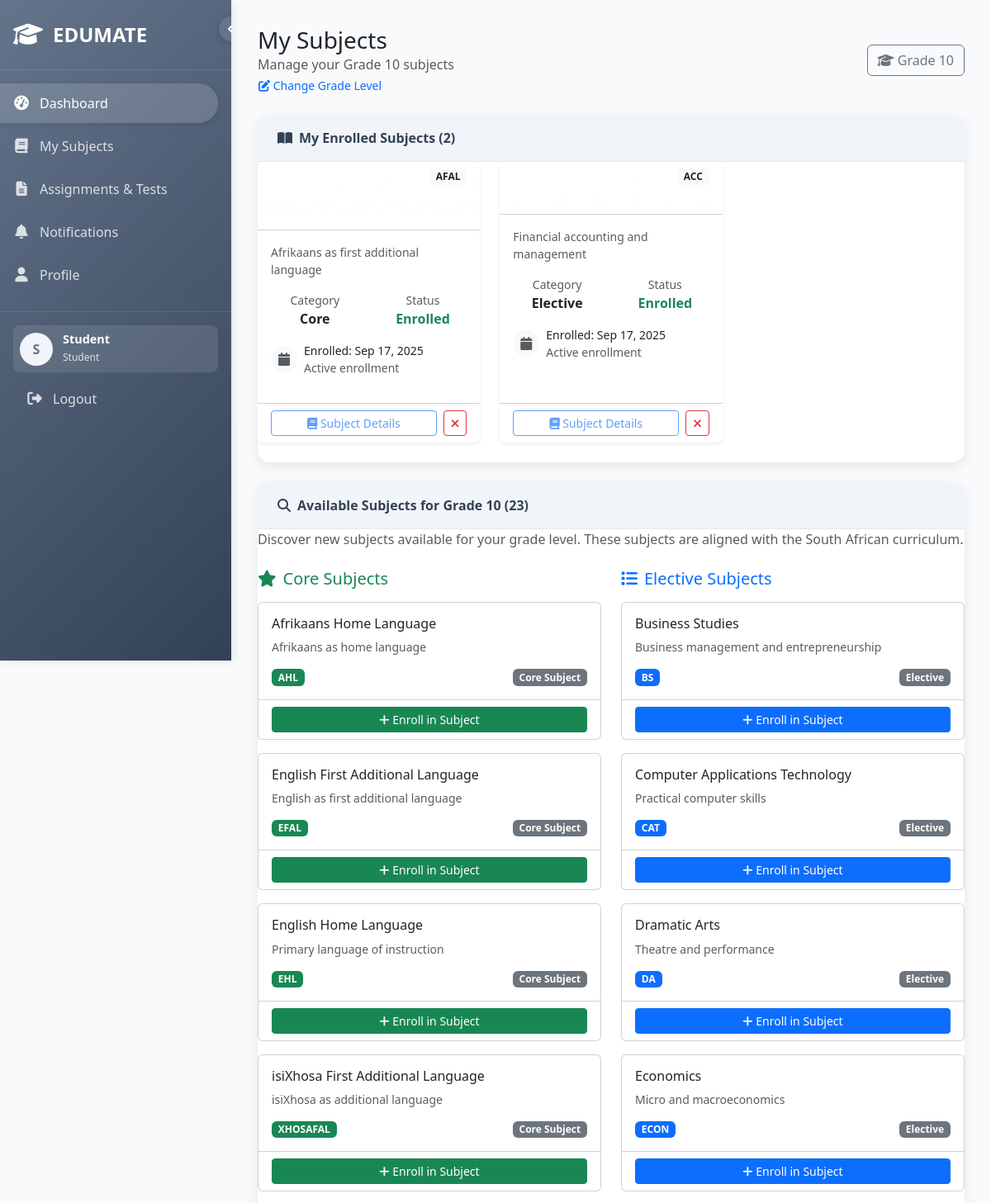
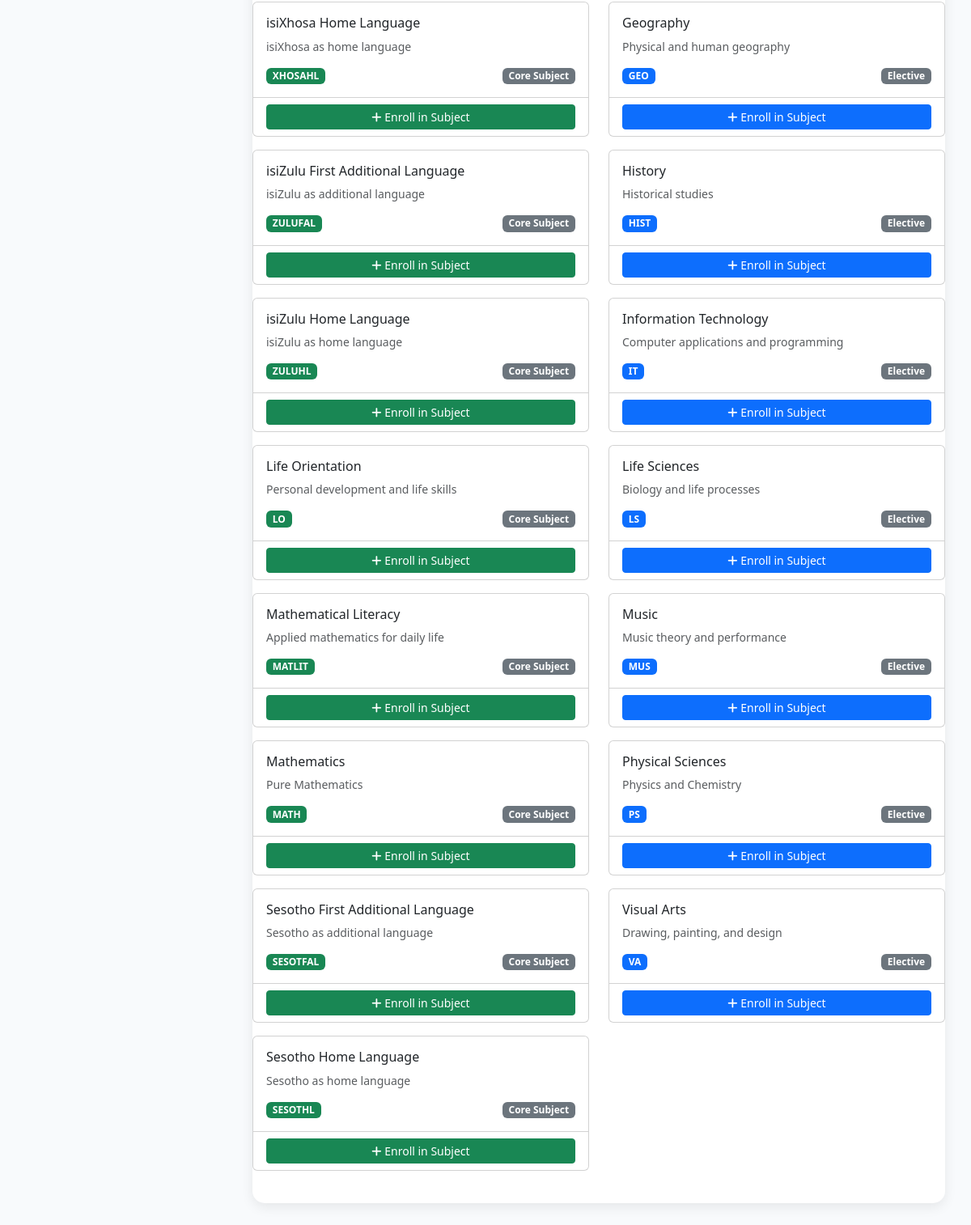
The app's page /student_dashboard/student_dashboard.php (signed in) with its own data (2 pictures, top to bottom).
### tables this page shows
CREATE TABLE `users` (
  `id` int(11) NOT NULL,
  `username` varchar(50) NOT NULL,
  `email` varchar(100) NOT NULL,
  `password` varchar(255) NOT NULL,
  `user_type` enum('student','teacher') NOT NULL,
  `grade` int(2) DEFAULT NULL,
  `accessibility_needs` longtext DEFAULT NULL CHECK (json_valid(`accessibility_needs`)),
  `profile_picture` varchar(255) DEFAULT NULL,
  `full_name` varchar(100) DEFAULT NULL,
  `created_at` timestamp NOT NULL DEFAULT current_timestamp(),
  `last_login` timestamp NULL DEFAULT NULL
);

CREATE TABLE `subject_enrollments` (
  `id` int(11) NOT NULL,
  `student_id` int(11) NOT NULL,
  `subject_id` int(11) NOT NULL,
  `grade_at_enrollment` int(11) NOT NULL,
  `status` enum('active','dropped','completed') DEFAULT 'active',
  `enrollment_date` timestamp NOT NULL DEFAULT current_timestamp(),
  `dropped_date` timestamp NULL DEFAULT NULL,
  `created_at` timestamp NOT NULL DEFAULT current_timestamp(),
  `updated_at` timestamp NOT NULL DEFAULT current_timestamp() ON UPDATE current_timestamp()
);

CREATE TABLE `subjects` (
  `id` int(11) NOT NULL,
  `subject_name` varchar(100) NOT NULL,
  `subject_code` varchar(10) NOT NULL,
  `category` enum('core','elective','practical') NOT NULL DEFAULT 'core',
  `applicable_grades` longtext NOT NULL CHECK (json_valid(`applicable_grades`)),
  `description` text DEFAULT NULL,
  `is_active` tinyint(1) DEFAULT 1,
  `created_at` timestamp NOT NULL DEFAULT current_timestamp()
);

### student_dashboard/student_dashboard.php (the view, shortened to what this page needs)
<?php
require_once '../config/database.php';
$student_id = $_SESSION['user_id'];
include '../includes/student_header.php';
$stmt = $pdo->prepare("SELECT grade FROM users WHERE id = ?");
$stmt->execute([$student_id]);
$student_data = $stmt->fetch(PDO::FETCH_ASSOC);
$student_grade = $student_data ? $student_data['grade'] : null;
$enrolled_subjects = [];
if ($student_grade) {
    $stmt = $pdo->prepare("SELECT s.*, se.enrollment_date, se.grade_at_enrollment
                           FROM subjects s
                           JOIN subject_enrollments se ON s.id = se.subject_id
                           WHERE se.student_id = ? AND se.status = 'active' AND s.is_active = 1
                           ORDER BY s.category, s.subject_name");
    $stmt->execute([$student_id]);
    $enrolled_subjects = $stmt->fetchAll(PDO::FETCH_ASSOC);
}
$available_subjects = [];
if ($student_grade) {
    $stmt = $pdo->prepare("SELECT s.*
                          FROM subjects s
                          WHERE JSON_CONTAINS(s.applicable_grades, ?) AND s.is_active = 1
                          AND s.id NOT IN (
                              SELECT subject_id FROM subject_enrollments
                              WHERE student_id = ? AND status = 'active'
                          )
                          ORDER BY s.category, s.subject_name");
    $stmt->execute([json_encode((int)$student_grade), $student_id]);
    $available_subjects = $stmt->fetchAll(PDO::FETCH_ASSOC);
}
?>
<div class="d-flex justify-content-between align-items-center mb-4">
    <div>
        <h1 class="h3 mb-0">My Subjects</h1>
        <p class="text-muted mb-0">
            <?php if ($student_grade): ?>
                Manage your Grade <?php echo $student_grade; ?> subjects
                <br>
                <button class="btn btn-link btn-sm p-0 text-decoration-none" onclick="openGradeSelection()">
                    <i class="fas fa-edit"></i> Change Grade Level
                </button>
            <?php endif; ?>
        </p>
    </div>
    <?php if ($student_grade): ?>
    <div class="d-flex gap-2">
        <button class="btn btn-outline-secondary" onclick="openGradeSelection()" title="Change Grade Level">
            <i class="fas fa-graduation-cap"></i> Grade <?php echo $student_grade; ?>
        </button>
    </div>
    <?php endif; ?>
</div>
<?php if (!$student_grade): ?>
<div class="content-card">
    <div class="card-body text-center py-5">
        <i class="fas fa-graduation-cap text-primary mb-3" style="font-size: 4rem; opacity: 0.5;"></i>
        <h4>Welcome to EDUMATE Subjects</h4>
        <p class="text-muted mb-4">To access subjects tailored for your grade level, please set your grade first.</p>
        <button class="btn btn-primary btn-lg" onclick="openGradeSelection()">
            <i class="fas fa-graduation-cap"></i> Set My Grade
        </button>
    </div>
</div>
<?php else: ?>
<div class="content-card mb-4">
    <div class="card-header-custom">
        <i class="fas fa-book-open me-2"></i>My Enrolled Subjects (<?php echo count($enrolled_subjects); ?>)
    </div>
    <div class="card-body">
        <?php if (empty($enrolled_subjects)): ?>
            <div class="text-center py-5">
                <i class="fas fa-book text-muted mb-3" style="font-size: 4rem; opacity: 0.3;"></i>
                <h5>No Enrolled Subjects</h5>
                <p class="text-muted mb-4">You haven't enrolled in any subjects yet. Browse available subjects below to start your learning journey!</p>
            </div>
        <?php else: ?>
            <div class="row">
                <?php foreach ($enrolled_subjects as $subject): ?>
                <div class="col-lg-4 col-md-6 mb-4">
                    <div class="card h-100 border-0 shadow-sm">
                        <div class="card-header bg-gradient" style="background: linear-gradient(135deg,
                            <?php
                            if ($subject['category'] === 'core') echo 'var(--success-color), var(--success-light)';
                            elseif ($subject['category'] === 'elective') echo 'var(--primary-color), var(--primary-light)';
                            else echo 'var(--warning-color), var(--warning-light)';
                            ?>);">
                            <div class="d-flex justify-content-between align-items-start">
                                <div>
                                    <h6 class="text-white mb-1"><?php echo htmlspecialchars($subject['subject_name']); ?></h6>
                                    <small class="text-white-50">Grade <?php echo $subject['grade_at_enrollment']; ?></small>
                                </div>
                                <span class="badge bg-light text-dark"><?php echo htmlspecialchars($subject['subject_code']); ?></span>
                            </div>
                        </div>
                        <div class="card-body">
                            <p class="card-text text-muted small mb-3">
                                <?php echo htmlspecialchars(substr($subject['description'] ?? 'No description available.', 0, 120)); ?>
                            </p>
                            <div class="row text-center mb-3">
                                <div class="col-6">
                                    <div class="small text-muted">Category</div>
                                    <div class="fw-bold text-capitalize">
                                        <?php echo htmlspecialchars($subject['category']); ?>
                                    </div>
                                </div>
                                <div class="col-6">
                                    <div class="small text-muted">Status</div>
                                    <div class="fw-bold text-success">Enrolled</div>
                                </div>
                            </div>
                            <div class="d-flex align-items-center mb-3">
                                <div class="bg-light rounded-circle d-flex align-items-center justify-content-center me-2"
                                     style="width: 32px; height: 32px;">
                                    <i class="fas fa-calendar text-muted"></i>
                                </div>
                                <div class="flex-grow-1">
                                    <div class="small fw-medium">
                                        Enrolled: <?php echo date('M j, Y', strtotime($subject['enrollment_date'])); ?>
                                    </div>
                                    <div class="small text-muted">
                                        Active enrollment
                                    </div>
                                </div>
                            </div>
                        </div>
                        <div class="card-footer bg-transparent">
                            <div class="d-flex gap-2">
                                <button class="btn btn-outline-primary btn-sm flex-grow-1" disabled>
                                    <i class="fas fa-book"></i> Subject Details
                                </button>
                                <button class="btn btn-outline-danger btn-sm"
                                        onclick="confirmUnenrollSubject(<?php echo $subject['id']; ?>, '<?php echo htmlspecialchars($subject['subject_name'], ENT_QUOTES); ?>')">
                                    <i class="fas fa-times"></i>
                                </button>
                            </div>
                        </div>
                    </div>
                </div>
                <?php endforeach; ?>
            </div>
        <?php endif; ?>
    </div>
</div>
<?php if (!empty($available_subjects)): ?>
<div class="content-card mb-4">
    <div class="card-header-custom">
        <i class="fas fa-search me-2"></i>Available Subjects for Grade <?php echo $student_grade; ?> (<?php echo count($available_subjects); ?>)
    </div>
    <div class="card-body">
        <p class="text-muted mb-4">
            Discover new subjects available for your grade level. These subjects are aligned with the South African curriculum.
        </p>
        <div class="row">
            <?php
            $core_subjects = array_filter($available_subjects, function($s) { return $s['category'] === 'core'; });
            $elective_subjects = array_filter($available_subjects, function($s) { return $s['category'] === 'elective'; });
            ?>
            <?php if (!empty($core_subjects)): ?>
            <div class="col-md-6 mb-4">
                <h5 class="text-success mb-3"><i class="fas fa-star me-2"></i>Core Subjects</h5>
                <div class="row">
                    <?php foreach ($core_subjects as $subject): ?>
                    <div class="col-12 mb-3">
                        <div class="card h-100">
                            <div class="card-body">
                                <h6 class="card-title"><?php echo htmlspecialchars($subject['subject_name']); ?></h6>
                                <p class="card-text small text-muted"><?php echo htmlspecialchars($subject['description']); ?></p>
                                <div class="d-flex justify-content-between align-items-center">
                                    <span class="badge bg-success"><?php echo htmlspecialchars($subject['subject_code']); ?></span>
                                    <span class="badge bg-secondary">Core Subject</span>
                                </div>
                            </div>
                            <div class="card-footer bg-transparent">
                                <form method="POST" class="d-inline">
                                    <button type="submit" class="btn btn-success btn-sm w-100">
                                        <i class="fas fa-plus"></i> Enroll in Subject
                                    </button>
                                </form>
                            </div>
                        </div>
                    </div>
                    <?php endforeach; ?>
                </div>
            </div>
            <?php endif; ?>
            <?php if (!empty($elective_subjects)): ?>
            <div class="col-md-6 mb-4">
                <h5 class="text-primary mb-3"><i class="fas fa-list me-2"></i>Elective Subjects</h5>
                <div class="row">
                    <?php foreach ($elective_subjects as $subject): ?>
                    <div class="col-12 mb-3">
                        <div class="card h-100">
                            <div class="card-body">
                                <h6 class="card-title"><?php echo htmlspecialchars($subject['subject_name']); ?></h6>
                                <p class="card-text small text-muted"><?php echo htmlspecialchars($subject['description']); ?></p>
                                <div class="d-flex justify-content-between align-items-center">
                                    <span class="badge bg-primary"><?php echo htmlspecialchars($subject['subject_code']); ?></span>
                                    <span class="badge bg-secondary">Elective</span>
                                </div>
                            </div>
                            <div class="card-footer bg-transparent">
                                <form method="POST" class="d-inline">
                                    <button type="submit" class="btn btn-primary btn-sm w-100">
                                        <i class="fas fa-plus"></i> Enroll in Subject
                                    </button>
                                </form>
                            </div>
                        </div>
                    </div>
                    <?php endforeach; ?>
                </div>
            </div>
            <?php endif; ?>
        </div>
    </div>
</div>
<?php endif; ?>
<?php endif; ?>
<?php
include '../includes/student_footer.php';
?>

### records on screen
users: grade "10"
subject_enrollments: subject.subject_code "AFAL", subject.description "Afrikaans as first additional language", subject.category "Core", enrollment_date "Sep 17, 2025"
subject_enrollments: subject.subject_code "ACC", subject.description "Financial accounting and management", subject.category "Elective", enrollment_date "Sep 17, 2025"
subjects: subject_name "Afrikaans Home Language", description "Afrikaans as home language", subject_code "AHL"
subjects: subject_name "English First Additional Language", description "English as first additional language", subject_code "EFAL"
subjects: subject_name "English Home Language", description "Primary language of instruction", subject_code "EHL"
subjects: subject_name "isiXhosa First Additional Language", description "isiXhosa as additional language", subject_code "XHOSAFAL"
subjects: subject_name "isiXhosa Home Language", description "isiXhosa as home language", subject_code "XHOSAHL"
subjects: subject_name "isiZulu First Additional Language", description "isiZulu as additional language", subject_code "ZULUFAL"
subjects: subject_name "isiZulu Home Language", description "isiZulu as home language", subject_code "ZULUHL"
subjects: subject_name "Life Orientation", description "Personal development and life skills", subject_code "LO"
subjects: subject_name "Mathematical Literacy", description "Applied mathematics for daily life", subject_code "MATLIT"
subjects: subject_name "Mathematics", description "Pure Mathematics", subject_code "MATH"
subjects: subject_name "Sesotho First Additional Language", description "Sesotho as additional language", subject_code "SESOTFAL"
subjects: subject_name "Sesotho Home Language", description "Sesotho as home language", subject_code "SESOTHL"
subjects: subject_name "Business Studies", description "Business management and entrepreneurship", subject_code "BS"
subjects: subject_name "Computer Applications Technology", description "Practical computer skills", subject_code "CAT"
subjects: subject_name "Dramatic Arts", description "Theatre and performance", subject_code "DA"
subjects: subject_name "Economics", description "Micro and macroeconomics", subject_code "ECON"
subjects: subject_name "Geography", description "Physical and human geography", subject_code "GEO"
subjects: subject_name "History", description "Historical studies", subject_code "HIST"
subjects: subject_name "Information Technology", description "Computer applications and programming", subject_code "IT"
subjects: subject_name "Life Sciences", description "Biology and life processes", subject_code "LS"
subjects: subject_name "Music", description "Music theory and performance", subject_code "MUS"
subjects: subject_name "Physical Sciences", description "Physics and Chemistry", subject_code "PS"
subjects: subject_name "Visual Arts", description "Drawing, painting, and design", subject_code "VA"

### other values on screen
substr($student_name, 0, 1) "S"
$student_name "Student"
count($enrolled_subjects) "2"
count($available_subjects) "23"
